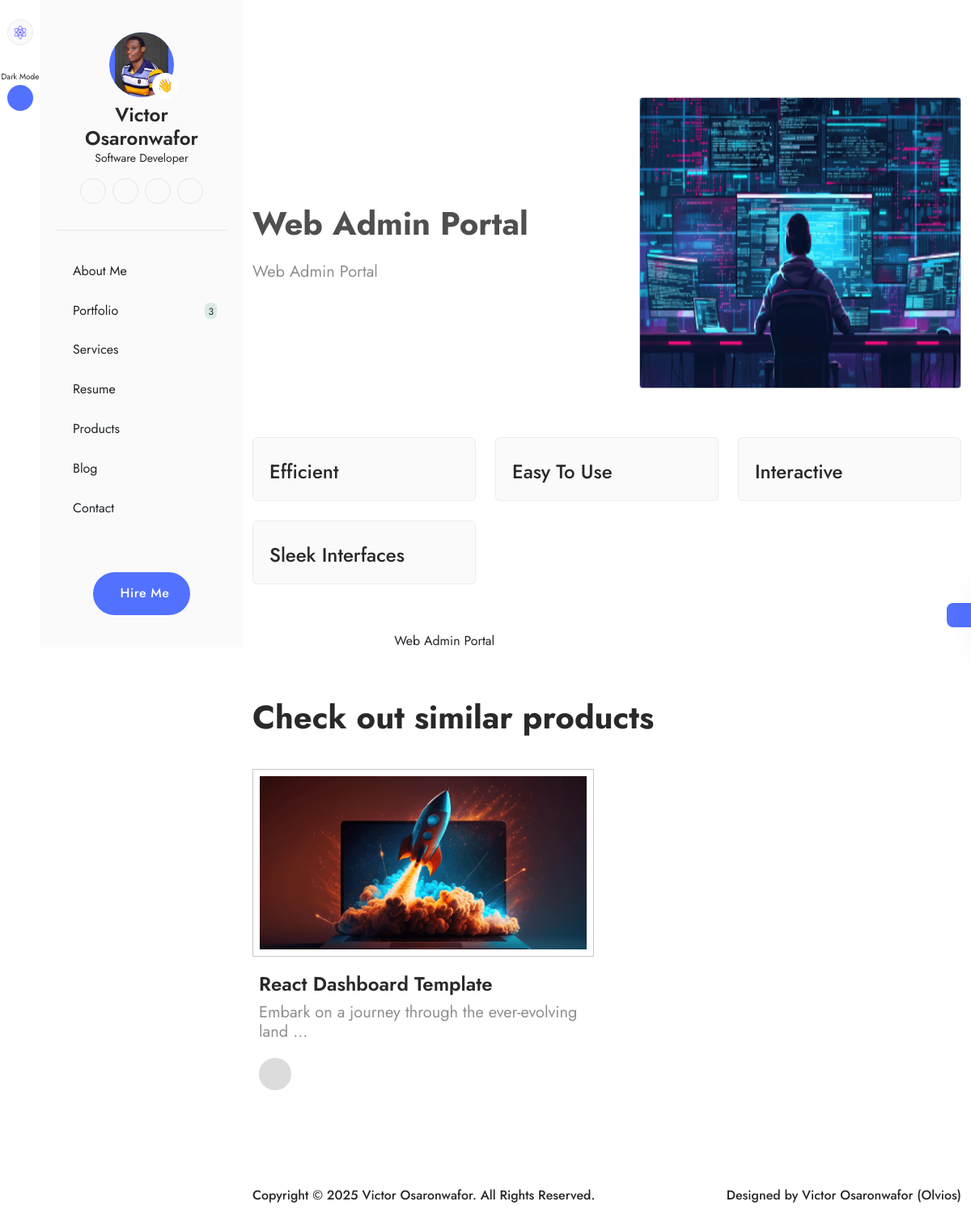
The app's page /product-details.php?prodId=web-admin-portal with its own data.
### tables this page shows
CREATE TABLE `settings` (
  `id` int(11) NOT NULL,
  `phone` varchar(255) DEFAULT NULL,
  `email` varchar(255) DEFAULT NULL,
  `office_address` longtext DEFAULT NULL,
  `facebook` varchar(255) DEFAULT NULL,
  `instagram` varchar(255) DEFAULT NULL,
  `twitter` varchar(255) DEFAULT NULL,
  `linkedIn` varchar(255) DEFAULT NULL,
  `youtube` varchar(255) DEFAULT NULL,
  `whatsapp` varchar(255) DEFAULT NULL,
  `whatsapp_url` text DEFAULT NULL,
  `logo` varchar(255) DEFAULT NULL,
  `status` tinyint(4) NOT NULL DEFAULT 0,
  `date` datetime NOT NULL DEFAULT current_timestamp()
);

CREATE TABLE `about_me` (
  `id` int(11) NOT NULL,
  `name` varchar(255) NOT NULL,
  `role` varchar(255) NOT NULL,
  `intro_title` text NOT NULL,
  `intro_text` text NOT NULL,
  `years_of_experience` int(11) NOT NULL,
  `projects_completed` int(11) NOT NULL,
  `clients_worldwide` int(11) NOT NULL,
  `what_i_do` text NOT NULL,
  `pro_summary` text NOT NULL,
  `skills` text NOT NULL,
  `education` text NOT NULL,
  `awards` text NOT NULL,
  `certifications` text NOT NULL,
  `languages` text NOT NULL,
  `interest` text NOT NULL,
  `github_link` varchar(255) NOT NULL,
  `image` varchar(255) NOT NULL,
  `resume` varchar(255) NOT NULL,
  `status` tinyint(4) NOT NULL DEFAULT 0,
  `date` datetime NOT NULL DEFAULT current_timestamp()
);

CREATE TABLE `products` (
  `id` int(11) NOT NULL,
  `category_id` int(11) NOT NULL,
  `name` varchar(255) NOT NULL,
  `slug` varchar(255) NOT NULL,
  `caption` text NOT NULL,
  `price` double NOT NULL,
  `description` longtext NOT NULL,
  `image` varchar(255) NOT NULL,
  `product_url` varchar(255) NOT NULL,
  `meta_title` varchar(255) NOT NULL,
  `meta_keywords` text NOT NULL,
  `meta_description` text NOT NULL,
  `status` tinyint(4) NOT NULL DEFAULT 0,
  `creator` varchar(255) NOT NULL,
  `date` datetime NOT NULL DEFAULT current_timestamp()
);

### webadmin/classes/Database.php (called while the page is built, shortened)
<?php
class Database
{
    private $hostname = "localhost";
    private $username = "root";
    private $password = "";
    private $dbname = "olvios";
    private $conn;
    private function connect()
    {
        try {
            $this->conn = new PDO("mysql:host=$this->hostname;dbname=$this->dbname", $this->username, $this->password);
            $this->conn->setAttribute(PDO::ATTR_ERRMODE, PDO::ERRMODE_EXCEPTION);
        } catch (PDOException $th) {
            echo "Connection failed: " . $th->getMessage();
            die();
        }
    }
    public function getConnection()
    {
        return $this->conn;
    }
}

### webadmin/classes/functions.php (called while the page is built, shortened)
<?php
require 'Database.php';
require 'AboutMe.php';
require 'Blog.php';
require 'Portfolio.php';
require 'Product.php';
require 'Settings.php';
$database = new Database();
$aboutMe = new AboutMe($database);
$portfolio = new Portfolio($database);
$product = new Product($database);
$settings = new Settings($database);
function setActivePage1($currentPage, $linkPage)
{
    if ($currentPage === $linkPage) {
        return 'bg1-color';
    } else {
        return '';
    }
}
function setActivePage2($currentPage, $linkPage)
{
    if ($currentPage === $linkPage) {
        return 'n11-color';
    } else {
        return '';
    }
}

### webadmin/classes/Settings.php (called while the page is built, shortened)
<?php
class Settings
{
    private $db;
    public function __construct(Database $database)
    {
        $this->db = $database->getConnection();
    }
    public function getSettings($id, $status)
    {
        $sql = "SELECT * FROM settings WHERE id=? AND status=?";
        $statement = $this->db->prepare($sql);
        $statement->bindParam(1, $id, PDO::PARAM_INT);
        $statement->bindParam(2, $status, PDO::PARAM_INT);
        $statement->execute();
        $result = $statement->fetch(PDO::FETCH_ASSOC);
        if ($result != null) {
            return $result;
        } else {
            return $result = null;
        }
    }
}

### webadmin/classes/AboutMe.php (called while the page is built, shortened)
<?php
class AboutMe
{
    private $db;
    public function __construct(Database $database)
    {
        $this->db = $database->getConnection();
    }
    public function getAboutMe()
    {
        $id = '1';
        $sql = "SELECT * FROM about_me WHERE id=? LIMIT 1";
        $statement = $this->db->prepare($sql);
        $statement->bindParam(1, $id, PDO::PARAM_INT);
        $statement->execute();
        $result = $statement->fetch(PDO::FETCH_ASSOC);
        return $result ?: [];
    }
}

### webadmin/classes/Portfolio.php (called while the page is built, shortened)
<?php
class Portfolio
{
    private $db;
    public function __construct(Database $database)
    {
        $this->db = $database->getConnection();
    }
    public function portfolioStatusCount()
    {
        $status = 0;
        $sql = "SELECT * FROM portfolios WHERE status=?";
        $statement = $this->db->prepare($sql);
        $statement->bindParam(1, $status, PDO::PARAM_INT);
        $statement->execute();
        $result = $statement->rowCount();
        return $result ?: [];
    }
}

### webadmin/classes/Product.php (called while the page is built, shortened)
<?php
class Product
{
    private $db;
    public function __construct(Database $database)
    {
        $this->db = $database->getConnection();
    }
    public function getProductBySlugStatus($slug)
    {
        $status = 0;
        $sql = "SELECT * FROM products WHERE slug=? AND status=?";
        $statement = $this->db->prepare($sql);
        $statement->bindParam(1, $slug, PDO::PARAM_STR);
        $statement->bindParam(2, $status, PDO::PARAM_INT);
        $statement->execute();
        $result = $statement->fetch(PDO::FETCH_ASSOC);
        return $result ?: [];
    }
    public function getRelatedProducts($id, $slug, $limit)
    {
        $status = 0;
        $sql = "SELECT * FROM products WHERE category_id=? AND slug !=? AND status=? LIMIT $limit";
        $statement = $this->db->prepare($sql);
        $statement->bindParam(1, $id, PDO::PARAM_INT);
        $statement->bindParam(2, $slug, PDO::PARAM_STR);
        $statement->bindParam(3, $status, PDO::PARAM_INT);
        $statement->execute();
        $result = $statement->fetchAll(PDO::FETCH_ASSOC);
        return $result ?: [];
    }
    public function getAllProducts()
    {
        $status = 0;
        $sql = "SELECT * FROM products WHERE status=? ORDER BY date DESC";
        $statement = $this->db->prepare($sql);
        $statement->bindParam(1, $status, PDO::PARAM_INT);
        $statement->execute();
        $result = $statement->fetchAll(PDO::FETCH_ASSOC);
        return $result ?: [];
    }
}

### product-details.php (the view, shortened to what this page needs)
<?php
$currentPage = "product";
include_once 'components/head.php';
if (!isset($_GET['prodId']) || empty($_GET['prodId']) || ($product->getProductBySlugStatus($_GET['prodId']) == [])) {
    echo "<script>window.history.back()</script>";
}
include_once 'components/side-menu.php';
include_once 'components/color-switcher.php';
?>
<div class="container">
    <section class="pt-120 mt-10 mt-lg-0">
        <div class="row g-6 g-sm-12 g-xl-20 align-items-center justify-content-between">
            <div class="col-xl-6">
                <h2 class="fs-two n4-color">
                    <?= $product_details['name'] ?? '' ?>
                </h2>
                <p class="n3-color fs-six mt-3 mt-xl-6">
                    <?= $product_details['caption'] ?? '' ?>
                </p>
            </div>
            <div class="col-xl-6 d-flex align-items-center justify-content-center">
                <div class="overflow-hidden">
                    <img src="assets/images/products/<?= $product_details['image'] ?? '' ?>"
                        alt="<?= $product_details['name'] ?? '' ?> | Victor Osaronwafor Olvios" class="product-details-img" />
                </div>
            </div>
        </div>
    </section>
    <section class="pt-60">
        <div class="row g-3 g-md-6">
            <div class="col-sm-6 col-xl-4 col-xxl-3">
                <div class="bgn2-color brn4 p-3 p-md-5 rounded">
                    <span class="fs-five fw-medium n5-color mt-1 mt-md-2">Efficient</span>
                </div>
            </div>
            <div class="col-sm-6 col-xl-4 col-xxl-3">
                <div class="bgn2-color brn4 p-3 p-md-5 rounded">
                    <span class="fs-five fw-medium n5-color mt-1 mt-md-2">Easy To Use</span>
                </div>
            </div>
            <div class="col-sm-6 col-xl-4 col-xxl-3">
                <div class="bgn2-color brn4 p-3 p-md-5 rounded">
                    <span class="fs-five fw-medium n5-color mt-1 mt-md-2">Interactive</span>
                </div>
            </div>
            <div class="col-sm-6 col-xl-4 col-xxl-3">
                <div class="bgn2-color brn4 p-3 p-md-5 rounded">
                    <span class="fs-five fw-medium n5-color mt-1 mt-md-2">Sleek Interfaces</span>
                </div>
            </div>
        </div>
    </section>
    <section class="details-description pt-60 pb-60 d-flex flex-column gap-4 gap-md-8">
        <div>
            <?= $product_details['description'] ?? '' ?>
        </div>
    </section>
    <?php
    $related_products = $product->getRelatedProducts($product_details['category_id'], $_GET['prodId'], '3');
    if ($related_products != []) {
        ?>
        <section class="pb-120">
            <h3 class="fs-two n5-color mb-5 mb-md-10">
                Check out similar products
            </h3>
            <div class="row g-6 g-md-8">
                <?php foreach ($related_products as $related_product): ?>
                    <div class="col-sm-6 col-xxl-4">
                        <div class="product-card">
                            <a href="product-details.php?prodId=<?= $related_product['slug'] ?? '' ?>" class="thumb d-block">
                                <div class="post-thumb">
                                    <div class="post-thumb-inner">
                                    </div>
                                </div>
                            </a>
                            <div class="px-2">
                                <a href="product-details.php?prodId=<?= $related_product['slug'] ?? '' ?>"
                                    class="project-title fs-five fw-semibold n5-color mt-3 mt-md-5 mb-2 d-block">
                                    <?= $related_product['name'] ?? '' ?>
                                </a>
                                <p class="fs-six n3-color">
                                    <?= substr($related_product['caption'], 0, 50) ?> ...
                                </p>
                                <div class="mt-5">
                                    <a href="product-details.php?prodId=<?= $related_product['slug'] ?? '' ?>"
                                        class="project-link d-flex align-items-center justify-content-center flex-shrink-0">
                                    </a>
                                </div>
                            </div>
                        </div>
                    </div>
                <?php endforeach ?>
            </div>
        </section>
        <?php
    }
    ?>
</div>
<?php
include_once 'components/footer.php';
?>

### components/side-menu.php (shortened to what this page needs)
<div class="side-menu">
  <div class="d-flex">
    <div class="side-menu-left">
      <div>
        <div class="d-flex flex-column gap-8 justify-content-center align-items-center mt-6">
          <a href="index.php" class="side-icon p1-color bgn2-color brn4">
            <img src="assets/images/settings/<?= $webSetting['logo'] ?? 'logo.png' ?>" alt="Victor Osaronwafor Olvios"
              width="20" class="img-fluid">
          </a>
          <div class="d-flex flex-column align-items-center gap-1">
            <span class="toggle_name fs-eleven n5-color">DarkMode</span>
            <button class="side-icon bg1-color mood_toggle">
            </button>
          </div>
        </div>
      </div>
    </div>
    <div class="side-menu-right overflow-y-auto">
      <div class="d-flex flex-column gap-6 justify-content-between py-10 px-5 bgn2-color h-100">
        <div class="">
          <div class="sidebar-profile">
            <div class="position-relative">
              <div class="profile-img1 d-flex justify-content-center overflow-hidden">
                <img src="assets/images/aboutMe/<?= $getAboutMe['image'] ?>" alt="<?= $getAboutMe['name'] ?? '' ?>"
                  class="" />
              </div>
              <span class="thumb">👋</span>
            </div>
            <h4 class="n5-color fw-semibold fs-five mt-2 text-center">
              <?= $getAboutMe['name'] ?? '' ?>
            </h4>
            <span class="n5-color fs-nine d-block text-center"><?= $getAboutMe['role'] ?? '' ?></span>
            <div class="d-flex justify-content-center gap-2 align-items-center mt-4">
              <a href="<?= $webSetting['linkedIn'] ?: '' ?>" class="social-icon p1-color">
              </a>
              <a href="<?= $getAboutMe['github_link'] ?: '' ?>" class="social-icon p1-color">
              </a>
              <a href="<?= $webSetting['youtube'] ?: '' ?>" class="social-icon p1-color">
              </a>
              <a href="<?= $webSetting['whatsapp_url'] ?: '' ?>" class="social-icon p1-color">
                <i class="ph ph-whatsapp-logo"></i></a>
            </div>
          </div>
          <div class="line-divider my-4 my-md-8"></div>
          <div class="menu-list">
            <ul class="d-flex flex-column gap-3">
              <li class="rounded-3 <?= setActivePage1($currentPage, 'homepage') ?>">
                <a href="index.php"
                  class="d-flex align-items-center gap-2 <?= setActivePage2($currentPage, 'homepage') ?> fs-eight px-3 py-2"> About Me</a>
              </li>
              <li class="rounded-3 <?= setActivePage1($currentPage, 'portfolio') ?>">
                <a href="portfolio.php" class="d-flex justify-content-between align-items-center">
                  <div
                    class="d-flex align-items-center gap-2 <?= setActivePage2($currentPage, 'portfolio') ?> fs-eight px-3 py-2">
                    <i class="ph ph-code-block fs-six"></i> Portfolio
                  </div>
                  <span
                    class="n5-color bg2-color fs-ten px-1 pt-1 rounded-2 me-3"><?= $portfolio->portfolioStatusCount() ?></span>
                </a>
              </li>
              <li class="rounded-3 <?= setActivePage1($currentPage, 'services') ?>">
                <a href="services.php"
                  class="d-flex align-items-center gap-2 <?= setActivePage2($currentPage, 'services') ?> fs-eight px-3 py-2">Services</a>
              </li>
              <li class="rounded-3 <?= setActivePage1($currentPage, 'resume') ?>">
                <a href="resume.php"
                  class="d-flex align-items-center gap-2 <?= setActivePage2($currentPage, 'resume') ?>  fs-eight px-3 py-2"> Resume</a>
              </li>
              <li class="rounded-3 <?= setActivePage1($currentPage, 'products') ?>">
                <a href="products.php"
                  class="d-flex align-items-center gap-2 <?= setActivePage2($currentPage, 'products') ?> fs-eight px-3 py-2">Products</a>
              </li>
              <li class="rounded-3 <?= setActivePage1($currentPage, 'blog') ?>">
                <a href="blog.php"
                  class="d-flex align-items-center gap-2 <?= setActivePage2($currentPage, 'blog') ?> fs-eight px-3 py-2">Blog</a>
              </li>
              <li class="rounded-3 <?= setActivePage1($currentPage, 'contact') ?>">
                <a href="contact.php"
                  class="d-flex align-items-center gap-2 <?= setActivePage2($currentPage, 'contact') ?> fs-eight px-3 py-2">Contact</a>
              </li>
            </ul>
          </div>
        </div>
        <a href="contact.php"
          class="primary-btn fw-medium px-3 px-md-6 py-2 py-md-4 rounded-pill d-flex align-items-center gap-2 mx-auto">
          <i class="ph ph-paper-plane-tilt"></i>Hire Me
        </a>
      </div>
    </div>
  </div>
</div>
<div class="main-content w-100">

### records on screen
settings: logo (picture)
about_me: image (picture), name "Victor Osaronwafor", role "Software Developer"
products: name "Web Admin Portal", caption "Web Admin Portal", image (picture), description "Web Admin Portal"
products: name "React Dashboard Template", caption "Embark on a journey through the ever-evolving land"

### other values on screen
$portfolio->portfolioStatusCount() "3"
